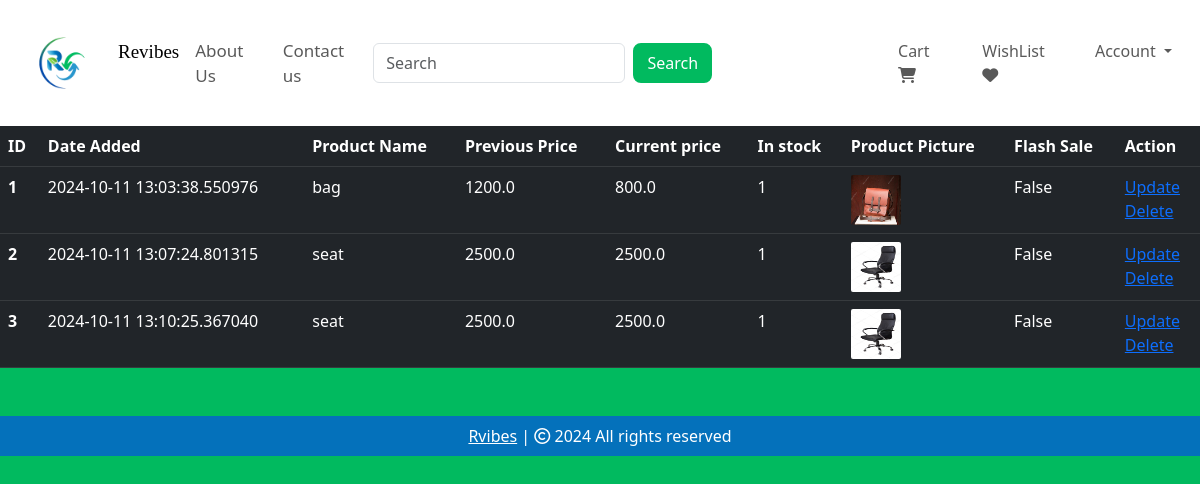
Screenshot of /shop_items (signed in) with the database file from the repository.
### website/models.py (models this page shows, shortened)
class Product(db.Model):
    id= db.Column(db.Integer, primary_key=True)
    product_name = db.Column(db.String(100), nullable=False)
    current_price = db.Column(db.Float, nullable=False)
    previous_price = db.Column(db.Float, nullable=False)
    in_stock = db.Column(db.Integer, nullable=False)
    product_picture = db.Column(db.String(1000), nullable=False)
    flash_sale = db.Column(db.Boolean, default=False)
    date_added = db.Column(db.DateTime, default=datetime.utcnow)
    carts = db.relationship('Cart', backref=db.backref('product', lazy=True))
    orders = db.relationship('Order', backref=db.backref('product', lazy=True))

### website/admin.py (the view)
@admin.route('shop_items', methods=['GET', 'POST'])
@login_required
def shop_items():
    if current_user.id == 1:
        items = Product.query.order_by(Product.date_added).all()
        return render_template('shop_items.html', items=items)
    render_template('404.html')

### website/__init__.py (called while the page is built)
def create_app():
    app = Flask(__name__)
    app.config['SECRET_KEY'] = 'vdgdggehddjjdjdn'
    app.config['SQLALCHEMY_DATABASE_URI'] = f'sqlite:///{DB_NAME}'
    db.init_app(app)
    @app.errorhandler(404)
    def page_not_found(error):
        return render_template('404.html')
    login_manager = LoginManager()
    login_manager.init_app(app)
    login_manager.login_view = 'auth.login'
    @login_manager.user_loader
    def load_user(id):
        return Customer.query.get(int(id))
    from .views import views
    from .auth import auth
    from .admin import admin
    from .models import Customer, Cart, Product, Order
    app.register_blueprint(views, url_prefix='/')
    app.register_blueprint(auth, url_prefix='/')
    app.register_blueprint(admin, url_prefix='/')
    with app.app_context():
        create_database()
    return app

### website/templates/shop_items.html (shortened to what this page needs)
{% extends 'base.html' %}
{% block body %}
{% if items | length < 1 %}
<h3 style="color:white;">No Shop Items </h3>
{% else %}
<table class="table table-dark table-hover">
    <thead>
        <tr>
            <th scope="col">ID</th>
            <th scope="col">Date Added</th>
            <th scope="col">Product Name</th>
            <th scope="col">Previous Price</th>
            <th scope="col">Current price</th>
            <th scope="col">In stock</th>
            <th scope="col">Product Picture</th>
            <th scope="col">Flash Sale</th>
            <th scope="col">Action</th>
        </tr>
    </thead>
    <tbody>
        {% for item in items %}
        <tr>
            <th scope="row">{{ item.id }}</th>
            <td>{{ item.date_added }}</td>
            <td>{{ item.product_name }}</td>
            <td>{{ item.previous_price }}</td>
            <td>{{ item.current_price }}</td>
            <td>{{ item.in_stock }}</td>
            <td><img src="{{ item.product_picture }}" alt="" style="height: 50px; width: 50px; border-radius: 2px;"></td>
            <td>{{ item.flash_sale }}</td>
            <td>
                <a href="/update-item/{{ item.id }}">Update</a>
                <br>
                <a href="/delete=item/ {{ item.id }}">Delete</a>
            </td>
        </tr>
         {% endfor %}
    </tbody>
</table>
{% endif %}
{% endblock %}

### website/templates/base.html (shortened to what this page needs)
<!DOCTYPE html>
<html lang="en">
<head>
    <link rel="stylesheet" href="https://cdnjs.cloudflare.com/ajax/libs/font-awesome/6.6.0/css/all.min.css"/>
    <link rel="stylesheet" href="https://cdnjs.cloudflare.com/ajax/libs/bootstrap-icons/1.11.3/font/bootstrap-icons.min.css" />
    <link rel="stylesheet" href="{{ url_for('static', filename='css/all.min.css') }}">
    <link rel="stylesheet" href="{{ url_for('static', filename='css/bootstrap.min.css') }}">
    <link rel="stylesheet" href="{{ url_for('static', filename='css/style.css') }}">
</head>
<body style="background-color: #01ba5f;">
     <nav class="navbar navbar-expand-lg" style="background-color: white;">
        <div class="container-fluid">
          <a class="navbar-brand" href="#" style="color: #01ba5f; font-size: 30px; margin-right: -2px;">
            <div class="logo">
                <img src="static/images/logo.png" alt="logo">
            </div>
          </a>
          <div class="collapse navbar-collapse" id="navbarSupportedContent">
            <ul class="navbar-nav me-auto mb-2 mb-lg-0">
              <li class="nav-item">
                <a class="nav-link active" aria-current="page" href="/" style="font-family: cursive; font-size: 19px;">Revibes</a>
              </li>
              <li class="nav-item">
                <a class="nav-link text-grey" href="#" style="font-size: 17px;">About Us</a>
              </li>
              <li class="nav-item">
                <a class="nav-link text-grey" href="#" style="font-size: 17px;">Contact us</a>
              </li>
            </ul>
            <form class="d-flex" role="search" action="/search" style="margin-right: 170px;" method="POST">
              <input class="form-control me-2" name="search" type="search" placeholder="Search" aria-label="Search">
              <button class="btn" type="submit">Search</button>
            </form>
          </div>
          <ul class="navbar-nav me-auto mb-2 mb-lg-0">
            <li class="nav-item mx-2" id="items">
              <a class="nav-link text-grey" href="/cart"> Cart
                <i class="fa-solid fa-cart-shopping"></i>
              </a>
            </li>
            <li class="nav-item mx-2" id="items">
              <a class="nav-link text-grey" href="#"> WishList
                <i class="fa-solid fa-heart"></i>
              </a>
            </li>
            <li class="nav-item dropdown mx-2">
              <a class="nav-link dropdown-toggle text-grey" href="#" role="button", id="profileDropdown"
              data-bs-toggle="dropdown" aria-hidden="false">
                Account
              </a>
            </li>
          </ul>
        </div>
      </nav>
      {% block body %}
      {% endblock %}
      <footer class="container-fluid  text-center p-2 mt-5" style="background-color: #0471bb; color: white;">
        <a href="https://bit.ly/DondouAbiyi" style="color: white;">Rvibes</a> | <span>
          <i class="fa-sharp fa-regular fa-copyright"></i></span> 2024 All rights reserved
      </footer>
</body>
</html>

### website/static/css/style.css (style rules this page uses)
.d-flex .btn { background: #01ba5f; border: 2px solid #01ba5f; border-radius: 8px; color: #fff; }
.logo { display: flex; align-items:flex-start; justify-content: flex-start; }
.logo img { height: 100px; width: auto; }

### rows the page displays
Product: id "1", date_added "2024-10-11 13:03:38.550976", product_name "bag", previous_price "1200.0", current_price "800.0", in_stock "1", product_picture (picture), flash_sale "False"
Product: id "2", date_added "2024-10-11 13:07:24.801315", product_name "seat", previous_price "2500.0", current_price "2500.0", in_stock "1", product_picture (picture), flash_sale "False"
Product: id "3", date_added "2024-10-11 13:10:25.367040", product_name "seat", previous_price "2500.0", current_price "2500.0", in_stock "1", product_picture (picture), flash_sale "False"
